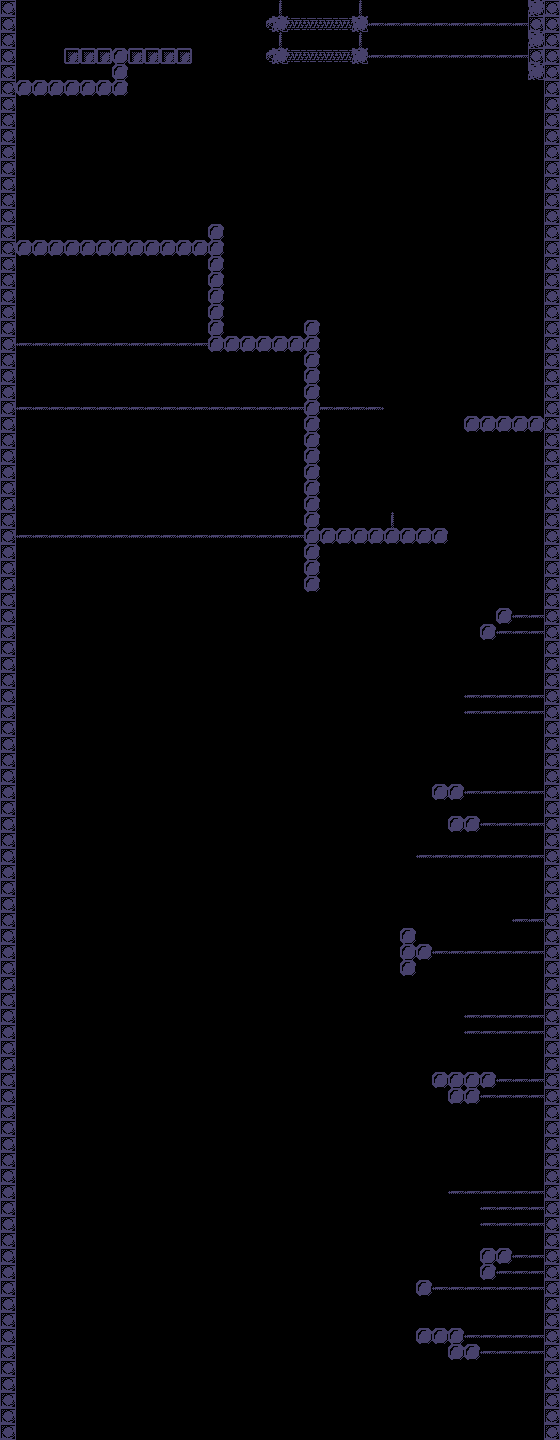

A 2D game scene composited from a Tiled map and its tileset images. What follows is a short description and the map's XML, with each tile layer's data collapsed to a summary:
An orthogonal 35x90 tile map with 16x16 px tiles, 1 tile layer (Kachelebene 1) and 43 objects (4x 14, 3x 15, 11, 12, 13, ...).

<map version="1.10" tiledversion="1.11.1" orientation="orthogonal" renderorder="right-down" width="35" height="90" tilewidth="16" tileheight="16" infinite="0" backgroundcolor="#000000" nextlayerid="5" nextobjectid="46">
 <tileset firstgid="1" source="Tileset.tsx" />
 <layer id="1" name="Kachelebene 1" width="35" height="90">
  <data>[3150 cells, 465 non-empty, 9 distinct tile ids]</data>
 </layer>
 <objectgroup id="2" name="Dynamic">
  <object id="14" name="11" x="159.885" y="207.605" width="160" height="16" />
  <object id="15" name="12" x="255.99" y="303.974" width="144" height="16" />
  <object id="19" name="13" x="399.952" y="352.146" width="16" height="176" />
  <object id="21" name="14" x="263.553" y="188.214" width="20" height="20" />
  <object id="23" name="14" x="290.807" y="188.197" width="20" height="20" />
  <object id="24" name="14" x="276.75" y="168.557" width="20" height="20" />
  <object id="25" name="14" x="158.791" y="187.838" width="20" height="20" />
  <object id="39" name="1" x="416" y="1184" width="32" height="16" />
  <object id="40" name="15" x="448" y="688" width="16" height="32" />
  <object id="41" name="15" x="448.063" y="1008.06" width="16" height="32" />
  <object id="42" name="15" x="464.125" y="1199.88" width="16" height="32" />
  <object id="43" name="16" x="400" y="848" width="16" height="16" />
  <object id="45" name="17" x="464" y="912" width="48" height="16" />
 </objectgroup>
 <objectgroup id="3" name="Platforms">
  <object id="2" x="64.002" y="48.0242" width="127.964" height="15.9389" />
  <object id="3" x="111.945" y="64.1383" width="16" height="31.6957" />
  <object id="4" x="16.6771" y="80.0306" width="95.0549" height="15.9389" />
  <object id="5" x="271.947" y="16.0361" width="16" height="16" />
  <object id="6" x="272" y="48.0909" width="16" height="16" />
  <object id="7" x="352" y="16.0909" width="16" height="16" />
  <object id="8" x="352.091" y="48" width="16" height="16" />
  <object id="9" x="288.364" y="18" width="63.125" height="11.875" />
  <object id="10" x="288.563" y="49.9375" width="63.125" height="11.875" />
  <object id="11" x="528.007" y="0.0746212" width="16" height="79.9333" />
  <object id="12" x="16.1875" y="240.063" width="191.625" height="15.8125" />
  <object id="13" x="208.078" y="224.085" width="15.9194" height="127.979" />
  <object id="16" x="304.125" y="320.094" width="15.8125" height="271.922" />
  <object id="17" x="224.807" y="336.029" width="79.1444" height="15.8125" />
  <object id="18" x="320.118" y="528.029" width="127.894" height="15.8125" />
  <object id="20" x="464.121" y="416.071" width="79.7744" height="15.8125" />
  <object id="26" x="496.009" y="607.963" width="16" height="16" />
  <object id="27" x="432.031" y="784.031" width="32" height="16" />
  <object id="28" x="448" y="816" width="32" height="16" />
  <object id="29" x="400.065" y="928.033" width="15.9565" height="47.8125" />
  <object id="30" x="416.022" y="944.156" width="16" height="16" />
  <object id="31" x="480.022" y="624.004" width="16" height="16" />
  <object id="32" x="432.058" y="1072.03" width="63.9091" height="16" />
  <object id="33" x="448.047" y="1088.04" width="32" height="16" />
  <object id="34" x="480" y="1248" width="32" height="16" />
  <object id="35" x="480" y="1264" width="16" height="16" />
  <object id="36" x="416" y="1280" width="16" height="16" />
  <object id="37" x="416" y="1328" width="48" height="16" />
  <object id="38" x="448" y="1344" width="32" height="16" />
 </objectgroup>
 <objectgroup id="4" name="Checkpoints">
  <object id="1" x="141.917" y="14.3333" width="16" height="32" />
 </objectgroup>
</map>
